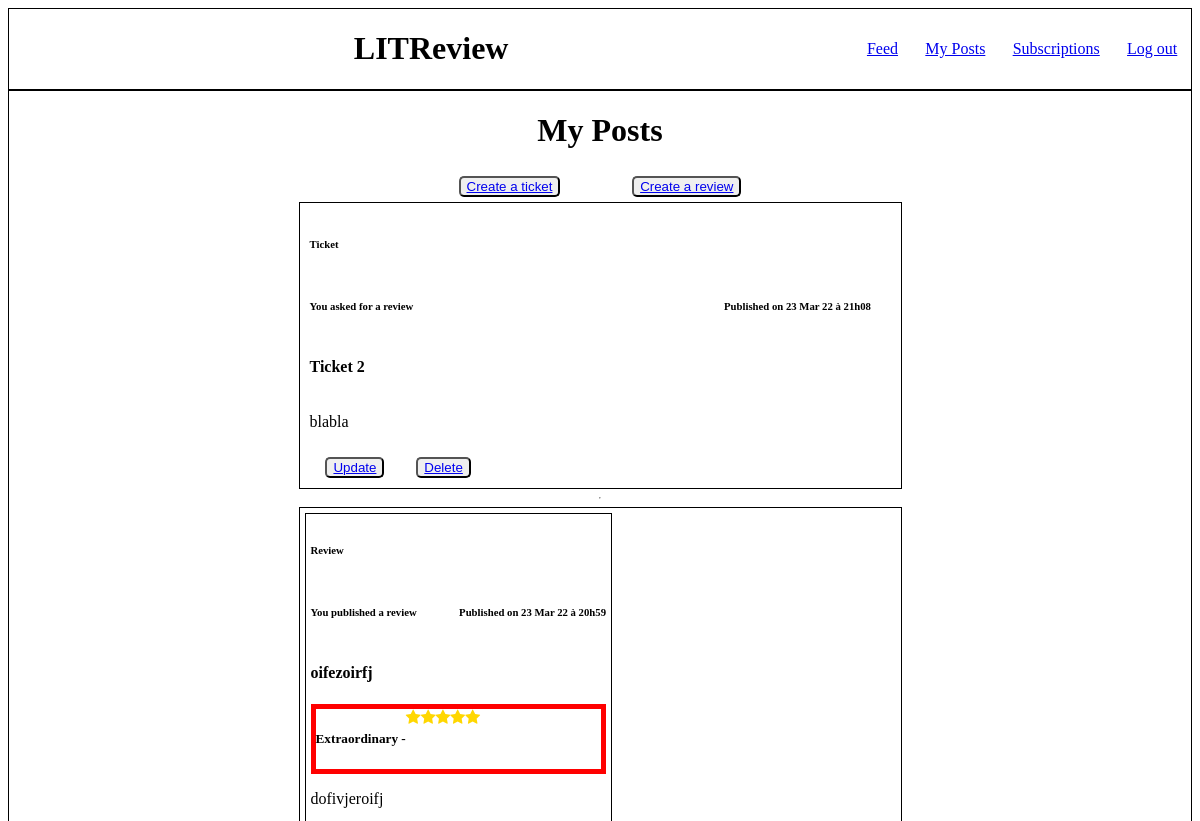
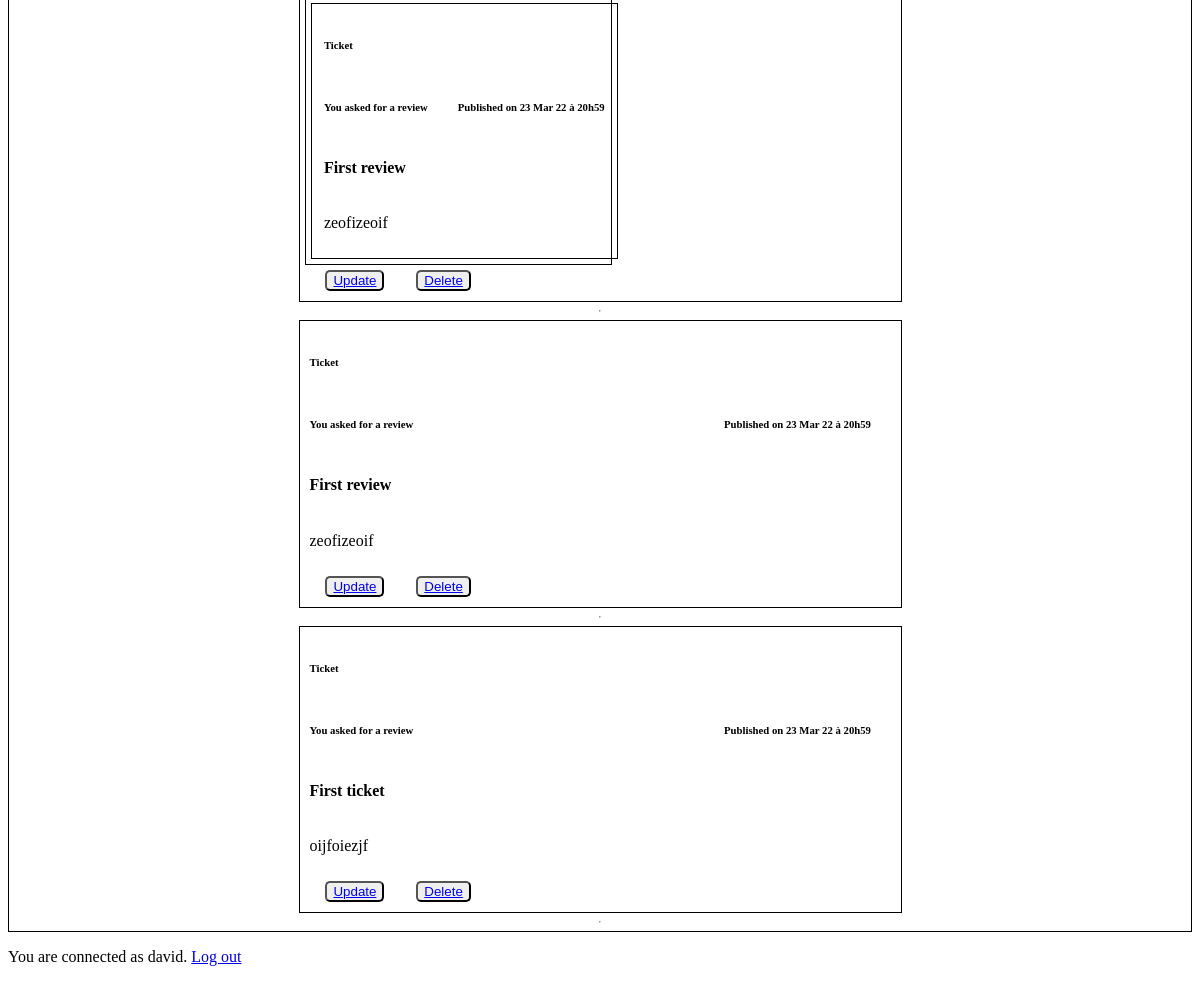
The app's page /my_posts_page/ (signed in), older data (2 pictures, top to bottom).
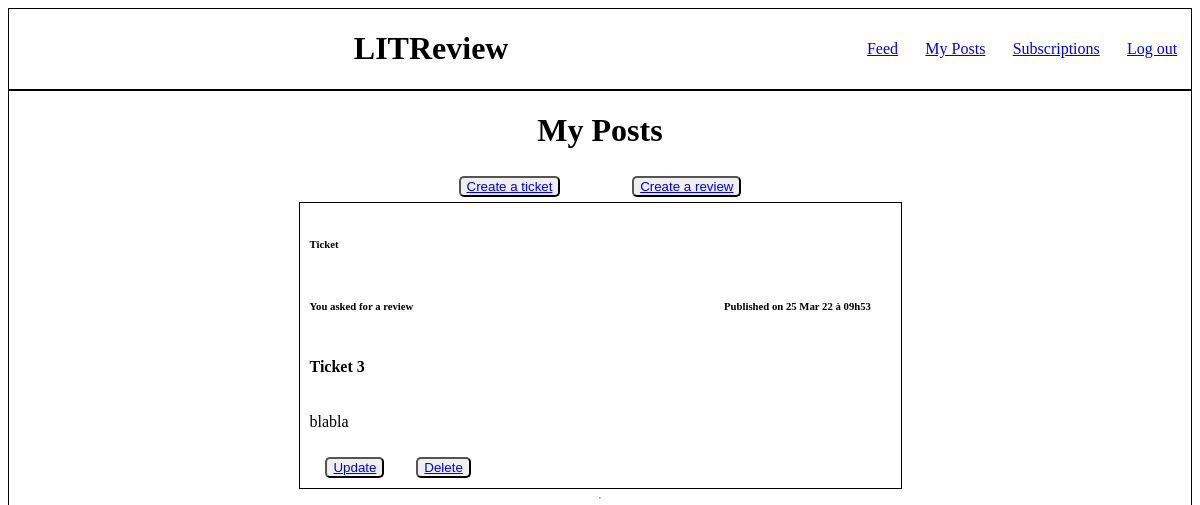
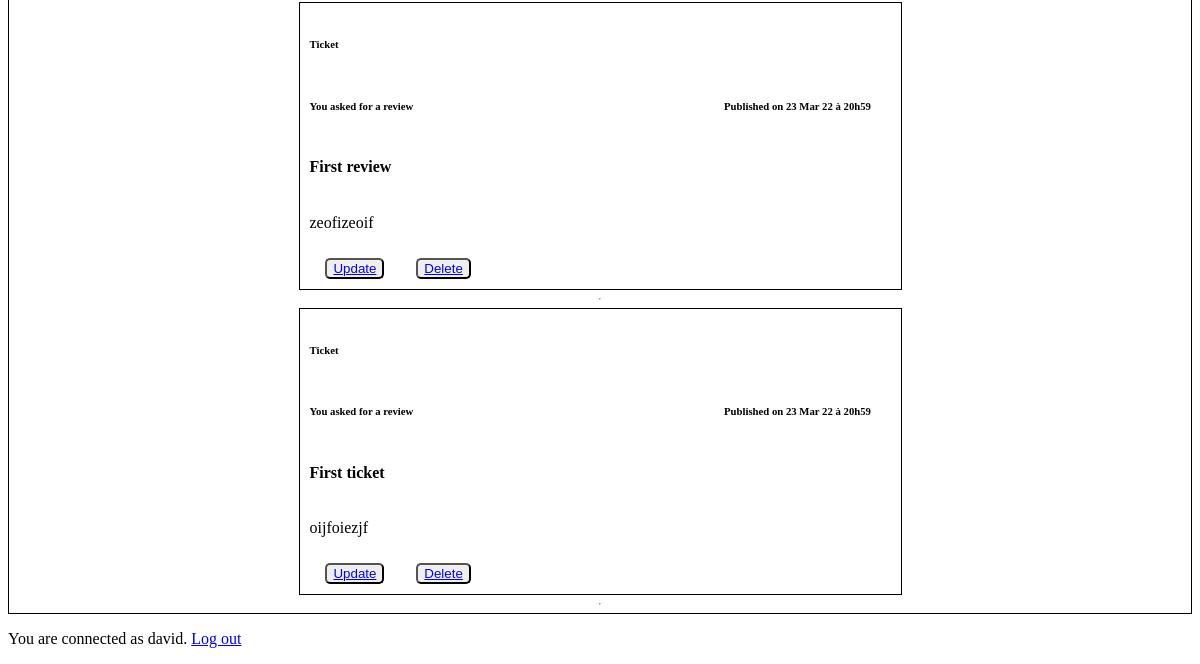
The same page, newer data (2 pictures, top to bottom).
### feedapp/models.py (models this page shows, shortened)
class Ticket(models.Model):
    title = models.CharField(max_length=128)
    description = models.CharField(max_length=2048, blank=True)
    user = models.ForeignKey(settings.AUTH_USER_MODEL, on_delete=models.CASCADE)
    image = models.ImageField(null=True, blank=True)
    time_created = models.DateTimeField(auto_now_add=True)
    IMAGE_MAX_SIZE = (100, 100)

class Review(models.Model):
    ticket = models.ForeignKey(to=Ticket, null=True, on_delete=models.CASCADE)
    rating = models.PositiveSmallIntegerField(validators=[MinValueValidator(0), MaxValueValidator(5)])
    user = models.ForeignKey(settings.AUTH_USER_MODEL, on_delete=models.CASCADE)
    headline = models.CharField(max_length=128)
    body = models.TextField(max_length=8192)
    time_created = models.DateTimeField(auto_now_add=True)

### authentication/models.py (models this page shows)
class User(AbstractUser):
    username = models.CharField(max_length=20, unique=True)
    USERNAME_FIELD = 'username'

### feedapp/views.py (the view)
# urls.py: path('my_posts_page/', my_posts_page, name='my_posts_page'),
@login_required
def my_posts_page(request):
    tickets = models.Ticket.objects.filter(user=request.user)
    reviews = models.Review.objects.filter(user=request.user)
    tickets = tickets.annotate(content_type=Value('TICKET', CharField()))
    reviews = reviews.annotate(content_type=Value('REVIEW', CharField()))
    posts = sorted(chain(tickets, reviews), key=lambda post: post.time_created, reverse=True)
    return render(request, 'feedapp/my_posts_page.html', context={'posts': posts})

### feedapp/templatetags/feedapp_extras.py (called while the page is built)
@register.filter
def get_posted_at_display(posted_at):
    seconds_ago = (timezone.now() - posted_at).total_seconds()
    if seconds_ago <= HOUR:
        return f'Published {int(seconds_ago // MINUTE)} minutes ago.'
    elif seconds_ago <= DAY:
        return f'Published {int(seconds_ago // HOUR)} hours ago.'
    return f'Published on {posted_at.strftime("%d %b %y à %Hh%M")}'

@register.simple_tag(takes_context=True)
def get_poster_display(context, user):
    if user == context['user']:
        return 'You'
    return user.username

### feedapp/templates/feedapp/my_posts_page.html
{% extends 'base.html' %}
{% load static %}
{% load feedapp_extras %}
    {% block content %}
        <div class="main_content">
            <h1>My Posts</h1>
            <div class="main_content_buttons">
                <button type="button" class="button_review_ticket"><a href="{% url 'create_ticket' %}">Create a ticket</a></button>
                <button type="button" class="button_review_ticket"><a href="{% url 'create_review' %}">Create a review</a></button>
            </div>
            {% for post in posts %}
                <div class="post">
                    {% if post.content_type == 'TICKET' %}
                        {% include 'feedapp/partials/ticket_snippet.html' with ticket=post %}
                            <div class="main_content_buttons">
                                <button type="submit" class="button_delete_update"><a href="{% url 'ticket_update' post.id %}">Update</a></button>
                                <button type="submit" class="button_delete_update"><a href="{% url 'delete_ticket_page' post.id %}">Delete</a> </button>
                            </div>
                    {% elif post.content_type == 'REVIEW' %}
                        {% include 'feedapp/partials/review_snippet.html' with review=post %}
                            <div class="main_content_buttons">
                                <button type="submit"class="button_delete_update"><a href="{% url 'review_update' post.id %}">Update</a></button>
                                <button type="submit" class="button_delete_update"><a href="{% url 'delete_review_page' post.id %}">Delete</a> </button>
                            </div>
                    {% endif %}
                </div>
                <hr>
            {% endfor %}
        </div>
    {% endblock content %}

### feedapp/templates/feedapp/partials/ticket_snippet.html (shortened to what this page needs)
{% load static %}
{% load feedapp_extras %}
<div class="ticket">
    <h6>Ticket</h6>
    <div class="ticket_info">
        <h6>{% get_poster_display ticket.user %} asked for a review</h6>
        <h6>{{ ticket.time_created|get_posted_at_display }}</h6>
    </div>
    <h4>{{ ticket.title }}</h4>
    <p>{{ ticket.description }}</p>
</div>

### feedapp/templates/feedapp/partials/review_snippet.html (shortened to what this page needs)
{% load static %}
{% load feedapp_extras %}
<div class="review">
    <h6>Review</h6>
    <div class="review_info">
        <h6>{% get_poster_display review.user%} published a review</h6>
        <h6>{{ review.time_created|get_posted_at_display }}</h6>
    </div>
    <h4>{{ review.headline }}</h4>
    <div class="review_rating">
        {% if review.rating == 5 %}
            <h5>Extraordinary - </h5>
            <i class="fa fa-star checked"></i>
            <i class="fa fa-star checked"></i>
            <i class="fa fa-star checked"></i>
            <i class="fa fa-star checked"></i>
            <i class="fa fa-star checked"></i>
        {% endif %}
    </div>
    <p>{{ review.body }}</p>
    <div class="ticket_area">
        {% if review.ticket %}
            {% include 'feedapp/partials/ticket_snippet.html' with ticket=review.ticket %}
        {% endif %}
    </div>
</div>

Row changes from the older to the newer data that the page shows:
removed Ticket: user "You", time_created|get_posted_at_display "Published on 23 Mar 22 à 21h08", title "Ticket 2", description "blabla"
removed Review: user "You", time_created|get_posted_at_display "Published on 23 Mar 22 à 20h59", headline "oifezoirfj", rating "Extraordinary -", body "dofivjeroifj", Ticket.user "You", {{ ticket.time_created|get_posted_at_display }} "Published on 23 Mar 22 à 20h59", {{ ticket.title }} "First review", {{ ticket.description }} "zeofizeoif"
added Ticket: user "You", time_created|get_posted_at_display "Published on 25 Mar 22 à 09h53", title "Ticket 3", description "blabla"
